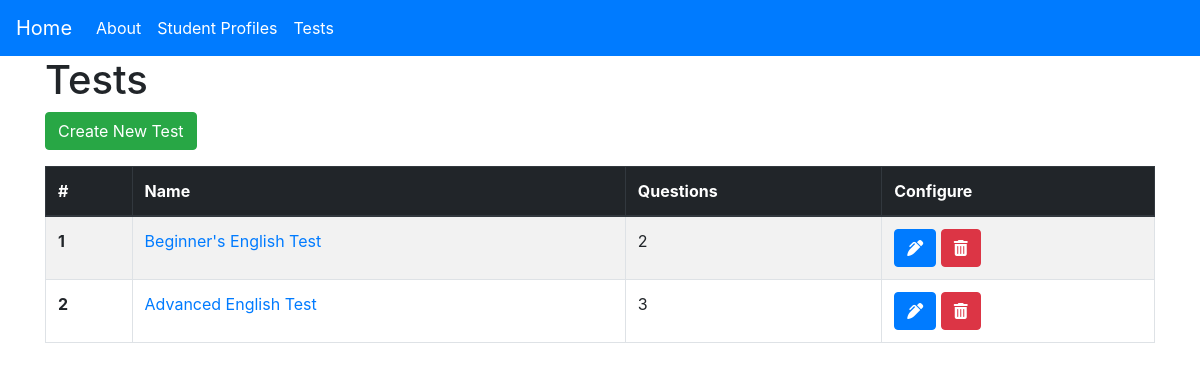
Page /tests/ on the earlier database version.
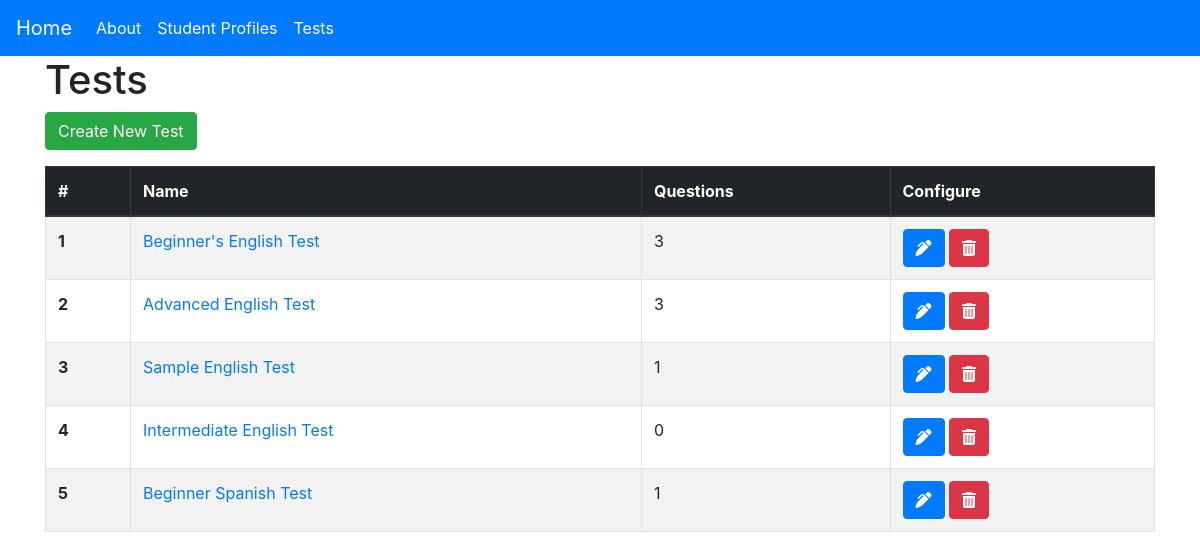
Same page on the later database version.
### main/models.py (models this page shows, shortened)
class Test(models.Model):
    test_name = models.CharField(max_length=100)
    test_directions = models.TextField(null=True)
    test_status_new = models.ManyToManyField('StudentProfile', related_name='test_status_new')
    test_status_good = models.ManyToManyField('StudentProfile', related_name='test_status_good')
    test_status_repeat = models.ManyToManyField('StudentProfile', related_name='test_status_repeat')
    test_repeat_due = models.IntegerField(default=6)
    test_status_due = models.ManyToManyField('StudentProfile', related_name='test_status_due')

### main/views.py (the view)
# urls.py: path('tests/', views.tests, name='tests'),
def tests(request):
    tests = Test.objects.all()
    questions = Question.objects.all()
    profiles = StudentProfile.objects.all()
    if request.method == 'POST':
        c_form = CreateTestForm(request.POST)
        u_form = UpdateTestForm(request.POST)
        if c_form.is_valid():
            c_form.save(commit=False)
            test = Test(test_name = c_form.cleaned_data['test_name'], test_directions = c_form.cleaned_data['test_directions'])
            test.save()
            for profile in profiles:
                profile.test_status_new.add(test)
                profile.save()
            messages.success(request, 'This test has been created.', extra_tags='alert alert-primary')
            return redirect('tests')
    else:
        c_form = CreateTestForm()
        u_form = UpdateTestForm()
    context = {
        'title': 'Tests',
        'tests': tests,
        'questions': questions,
        'form': c_form,
        'u_form': u_form,
    }
    return render(request, 'main/tests.html', context=context)

### main/templatetags/tags.py (called while the page is built)
@register.simple_tag(name='filter_questions_per_test')
def filter_questions_per_test(questions, test_id):
    questions_per_test = questions.filter(test=test_id)
    length_of_questions = len(questions_per_test)
    return length_of_questions

### main/templates/main/tests.html (shortened to what this page needs)
{% extends 'main/base.html' %}
{% load crispy_forms_tags %}
{% load tags %}
{% block content %}
<h1>Tests</h1>
<button type="button" class="btn btn-success mb-3" data-toggle="modal" data-target="#createTestModal">
    Create New Test
</button>
<table class="table table-striped table-bordered">
    <thead class="thead-dark">
        <tr>
            <th scope="col">#</th>
            <th scope="col">Name</th>
            <th scope="col">Questions</th>
            <th scope="col">Configure</th>
        </tr>
    </thead>
    <tbody>
        {% for test in tests %}
            <tr>
                <th scope="row">{{forloop.counter}}</th>
                <td>
                    <a href="{% url 'test' test.id %}">
                        {{test.test_name}}
                    </a>
                </td>
                <td>{%filter_questions_per_test questions test.id%}</td>
                <td>
                    <button title="Update Test" type="button" class="btn btn-primary" data-toggle="modal" data-target="#updateTestModal{{forloop.counter}}">
                        <i class="fas fa-pen-alt"></i>
                    </button>
                    <button title="Delete Test" type="button" class="btn btn-danger" data-toggle="modal" data-target="#deleteTestModal{{forloop.counter}}">
                        <i class="fas fa-trash-alt"></i>
                    </button>
                </td>
            </tr>
        {% endfor %}
    </tbody>
</table>
{% endblock content %}

Differences in the rows shown:
computed for Test "Beginner's English Test": id "2" → "3"
added Test: test_name "Sample English Test", id "1"
added Test: test_name "Intermediate English Test", id "0"
added Test: test_name "Beginner Spanish Test", id "1"
